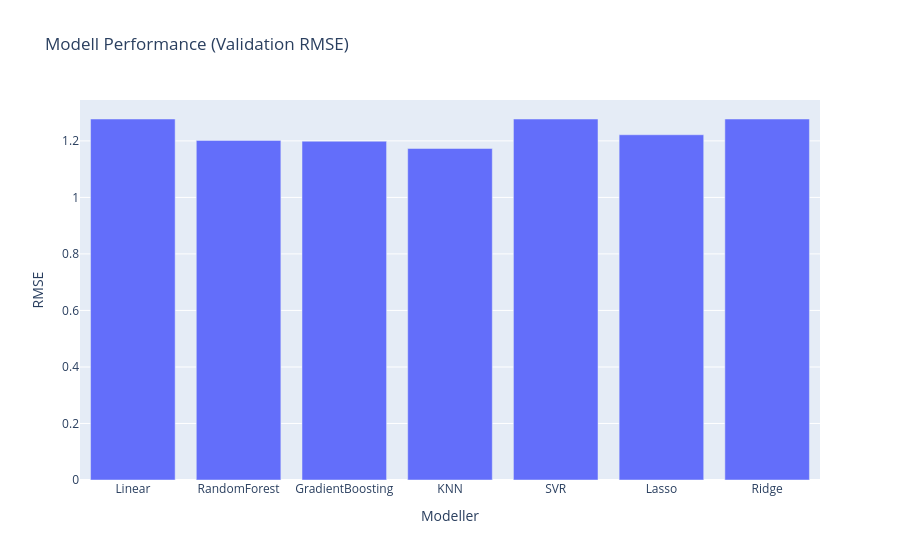
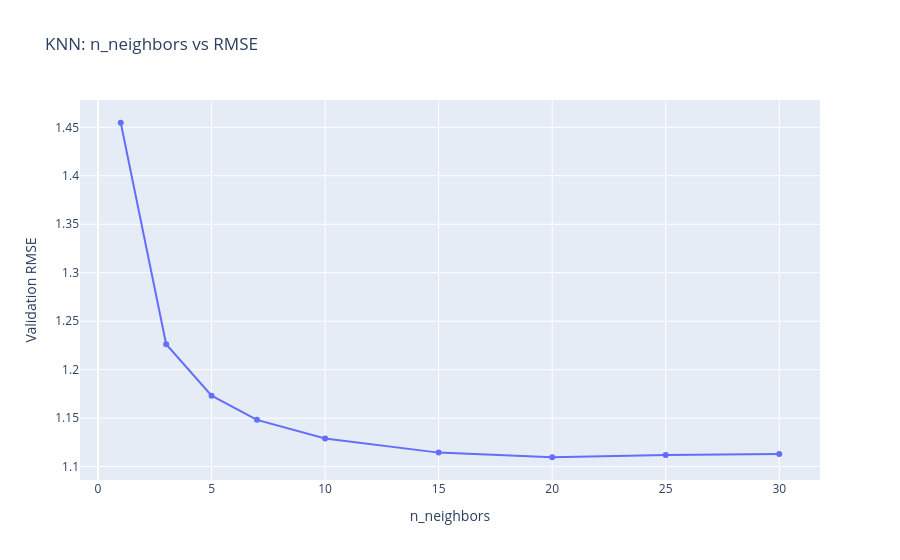

These figures' notebook cell, in order:
### Markdown cell above
**Visualiseringer**

### Code cell
# Modellene sin ytelse
models = list(results.keys())
scores = list(results.values())

fig1 = px.bar(x=models, y=scores, 
              title="Modell Performance (Validation RMSE)",
              labels={'x': 'Modeller', 'y': 'RMSE'})
fig1.show()

# KNN hyperparameter tuning
n_vals = [1, 3, 5, 7, 10, 15, 20, 25, 30]
val_scores = [knn_results[n]['val'] for n in n_vals]

fig2 = px.line(x=n_vals, y=val_scores, 
               title="KNN: n_neighbors vs RMSE",
               labels={'x': 'n_neighbors', 'y': 'Validation RMSE'},
               markers=True)
fig2.show()

### Figure 1 — Plotly figure (JSON) as saved in the notebook; plotly's stock layout.template omitted (floating-point values rounded to 4 significant figures)
{"data": [{"hovertemplate": "Modeller=%{x}<br>RMSE=%{y}<extra></extra>", "legendgroup": "", "marker": {"color": "#636efa", "pattern": {"shape": ""}}, "name": "", "orientation": "v", "showlegend": false, "textposition": "auto", "type": "bar", "x": ["Linear", "RandomForest", "GradientBoosting", "KNN", "SVR", "Lasso", "Ridge"], "xaxis": "x", "y": [1.277, 1.202, 1.199, 1.173, 1.277, 1.222, 1.277], "yaxis": "y"}], "layout": {"barmode": "relative", "legend": {"tracegroupgap": 0}, "title": {"text": "Modell Performance (Validation RMSE)"}, "xaxis": {"anchor": "y", "domain": [0, 1], "title": {"text": "Modeller"}}, "yaxis": {"anchor": "x", "domain": [0, 1], "title": {"text": "RMSE"}}}}

### Figure 2 — Plotly figure (JSON) as saved in the notebook; plotly's stock layout.template omitted (floating-point values rounded to 4 significant figures)
{"data": [{"hovertemplate": "n_neighbors=%{x}<br>Validation RMSE=%{y}<extra></extra>", "legendgroup": "", "line": {"color": "#636efa", "dash": "solid"}, "marker": {"symbol": "circle"}, "mode": "lines+markers", "name": "", "orientation": "v", "showlegend": false, "type": "scatter", "x": [1, 3, 5, 7, 10, 15, 20, 25, 30], "xaxis": "x", "y": [1.455, 1.226, 1.173, 1.148, 1.129, 1.114, 1.11, 1.112, 1.113], "yaxis": "y"}], "layout": {"legend": {"tracegroupgap": 0}, "title": {"text": "KNN: n_neighbors vs RMSE"}, "xaxis": {"anchor": "y", "domain": [0, 1], "title": {"text": "n_neighbors"}}, "yaxis": {"anchor": "x", "domain": [0, 1], "title": {"text": "Validation RMSE"}}}}
